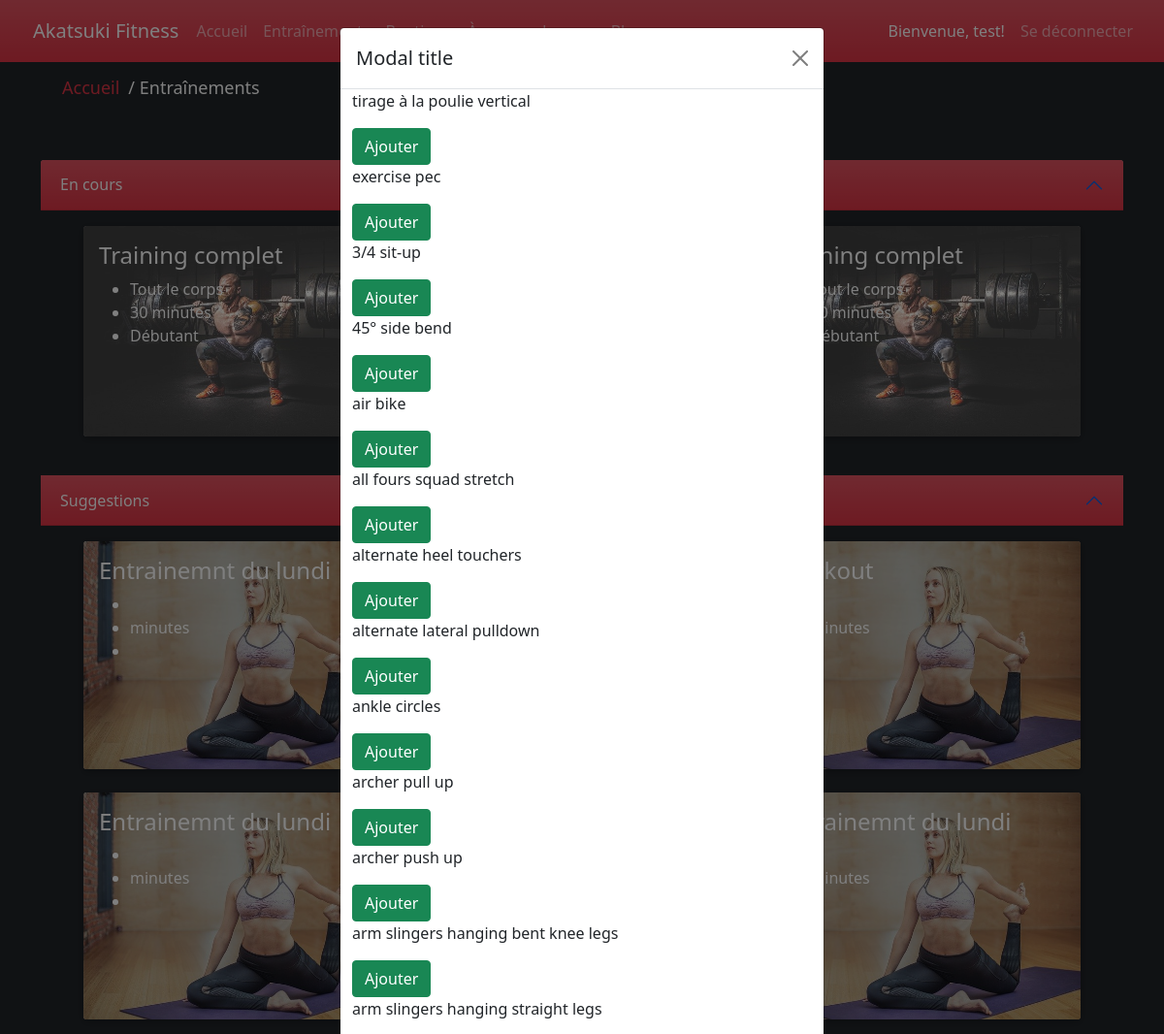
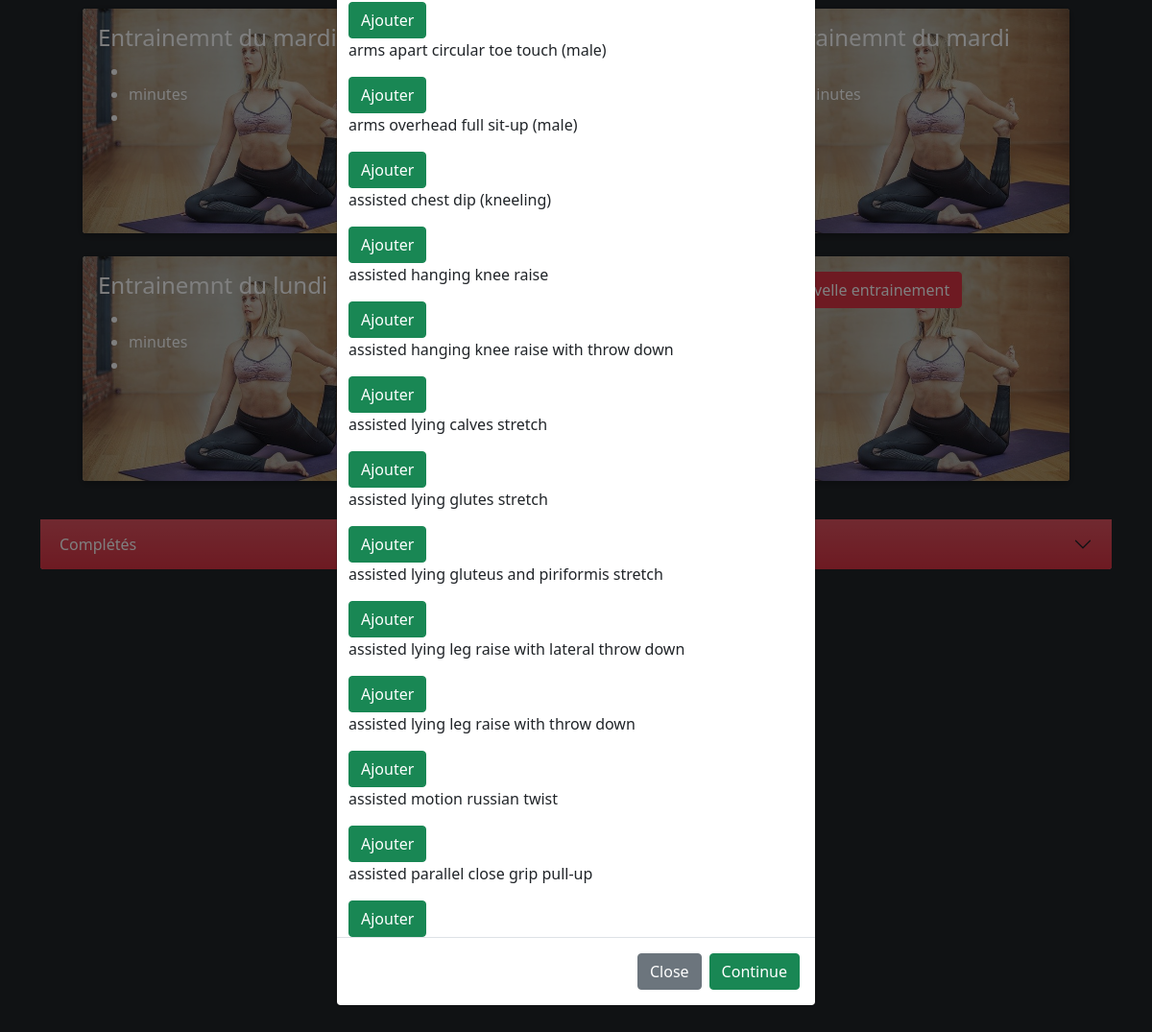
Screenshot of /workouts.php?id=1 (signed in) with the database file from the repository (2 pictures, top to bottom).
### tables this page shows
CREATE TABLE `utilisateur` (
  `iduser` int(11) NOT NULL,
  `nom` varchar(50) NOT NULL,
  `prenom` varchar(50) NOT NULL,
  `email` varchar(100) NOT NULL,
  `date_de_naissance` date NOT NULL,
  `sexe` int(11) NOT NULL,
  `poids` float DEFAULT NULL,
  `datedebutabonnement` date DEFAULT NULL,
  `datefinabonnement` date DEFAULT NULL
);

CREATE TABLE `exercicecatalogue` (
  `idexercicecatalogue` int(11) NOT NULL,
  `nom` varchar(50) NOT NULL,
  `image` varchar(150) NOT NULL,
  `idcategorie` int(11) NOT NULL
);

### db/conn.php (called while the page is built)
<?php
$host = 'localhost';
$db = 'akatsuki_db';
$user = 'root';
$pass = '';
$chartset = 'utf8mb4';
$dsn = "mysql:host=$host;dbname=$db;chartset=$chartset";
try {
    $pdo = new PDO($dsn, $user, $pass);
    $pdo->setAttribute(PDO::ATTR_ERRMODE, PDO::ERRMODE_EXCEPTION);
} catch (PDOException $e) {
    throw new PDOException($e->getMessage());
}
require_once 'Crud.php';
$crud = new Crud($pdo);

### db/Crud.php (called while the page is built, shortened)
<?php
class Crud
{
    private $db;
    public function __construct($conn)
    {
        $this->db = $conn;
    }
    public function getUser($id){
        try {
            $sql = "SELECT * FROM utilisateur WHERE iduser = '$id' ";
            $stmt = $this->db->prepare($sql);
            $stmt->execute();
            $result = $stmt->fetch();
            return  $result;
        } catch (PDOException $e) {
            echo $e->getMessage();
            return false;
        }
    }
    private function getContenuId($idUser){
        try{
            $sql = "SELECT * FROM  `contenu` WHERE iduser = '$idUser' ";
            $stmt = $this->db->prepare($sql);
            $stmt->execute();
            $result = $stmt->fetch();
            return  $result['idcontenu'];
        }catch  (PDOException $e) {
            echo $e->getMessage();
        return false;
        }
    }
    public function getEntrainementsByIdUser($idUser){
        $idContenu =$this->getContenuId($idUser);
        return $this->getEntrainementsByContenu($idContenu);
    }
    private function getEntrainementsByContenu($idContenu){
        try{
            $sql = "SELECT * FROM `entrainementcontenu` INNER JOIN entrainement ON `entrainementcontenu`.`identrainement`  = `entrainement`.`identrainement`  WHERE `entrainementcontenu`.`idcontenu` = '$idContenu' ";
            $stmt = $this->db->prepare($sql);
            $stmt->execute();
            $result = $stmt->fetchAll();
            return  $result;
        }catch  (PDOException $e) {
            echo $e->getMessage();
        return false;
        }
    }
    public function getExercicesCatalogue(){
        try {
            $sql = "SELECT * FROM `exercicecatalogue` LIMIT 25";
            $stmt = $this->db->prepare($sql);
            $stmt->execute();
            $result = $stmt->fetchAll();
        return $result;
        }catch (PDOException $e) {
            echo $sql.$e->getMessage();
        return false;
        }
    }
}

### workouts.php (the view, shortened to what this page needs)
<?php
$breadcrumb = [
    ["index.php", "Accueil"],
    ["", "Entraînements"],
];
require_once 'includes/header.php';
?>
<div class="accordion mt-5" id="accordionPanelsStayOpenExample">
    <div class="accordion-item border-0">
        <h2 class="accordion-header text-white" id="panelsStayOpen-headingOne">
            <button class="accordion-button bg-danger bg-gradient text-white " type="button" data-bs-toggle="collapse"
                data-bs-target="#panelsStayOpen-collapseOne" aria-expanded="true"
                aria-controls="panelsStayOpen-collapseOne">
                En cours
            </button>
        </h2>
        <div id="panelsStayOpen-collapseOne" class="accordion-collapse collapse show bg-dark"
            aria-labelledby="panelsStayOpen-headingOne">
            <div class="accordion-body">
                <div class="container">
                    <div class="card-group container-fluid ">
                        <div class="row">
                            <div class="col-md-4 mb-4" style="min-width:162px; min-height:185px;">
                                <div class="card card-perso card-hover text-white border-0"
                                    style="min-width:162px; min-height:185px;">
                                    <img src="images/training_bg/bg_1.jpg" class="card-img" alt="..."
                                        style="min-width:162px; min-height:185px;">
                                    <div class="card-img-overlay bg-white bg-opacity-25">
                                        <h4 class="card-title"> Training complet </h4>
                                        <ul>
                                            <li>Tout le corps</li>
                                            <li>30 minutes</li>
                                            <li>Débutant </li>
                                        </ul>
                                    </div>
                                </div>
                            </div>
                            <div class="col-md-4 mb-4" style="min-width:162px; min-height:185px;">
                                <div class="card card-perso card-hover text-white border-0"
                                    style="min-width:162px; min-height:185px;">
                                    <div class="card-img-overlay bg-white bg-opacity-25">
                                        <h4 class="card-title"> Training complet </h4>
                                        <ul>
                                            <li>Tout le corps</li>
                                            <li>30 minutes</li>
                                            <li>Débutant </li>
                                        </ul>
                                    </div>
                                </div>
                            </div>
                            <div class="col-md-4 mb-4" style="min-width:162px; min-height:185px;">
                                <div class="card card-perso card-hover text-white border-0"
                                    style="min-width:162px; min-height:185px;">
                                    <img src="images/training_bg/bg_1.jpg" class="card-img" alt="..."
                                        style="min-width:162px; min-height:185px;">
                                    <div class="card-img-overlay bg-white bg-opacity-25">
                                        <h4 class="card-title"> Training complet </h4>
                                        <ul>
                                            <li>Tout le corps</li>
                                            <li>30 minutes</li>
                                            <li>Débutant </li>
                                        </ul>
                                    </div>
                                </div>
                            </div>
                        </div>
                    </div>
                </div>
            </div>
        </div>
    </div>
    <div class="accordion-item border-0">
        <h2 class="accordion-header" id="panelsStayOpen-headingTwo">
            <button class="accordion-button bg-danger bg-gradient text-white " type="button" data-bs-toggle="collapse"
                data-bs-target="#panelsStayOpen-collapseTwo" aria-expanded="false"
                aria-controls="panelsStayOpen-collapseTwo">
                Suggestions
            </button>
        </h2>
        <div id="panelsStayOpen-collapseTwo" class="accordion-collapse collapse show bg-dark"
            aria-labelledby="panelsStayOpen-headingTwo">
            <div class="accordion-body">
                <div class="container">
                    <div class="card-group container-fluid ">
                        <div class="row">
                            <?php
$listeEntrainement = $crud->getEntrainementsByIdUser($_SESSION['userid']);
$rep = '';
foreach ($listeEntrainement as $training) {
    $nom = $training['nom'];
    $rep .= '<div class="col-md-4 mb-4" style="min-width:162px; min-height:185px;">
                                            <div class="card card-perso card-hover text-white border-0" style="min-width:162px; min-height:185px;">
                                                <img src="images/training_bg/bg_2.jpg" class="card-img" alt="..." style="min-width:162px; min-height:185px;">
                                                <div class="card-img-overlay bg-dark bg-opacity-25">
                                                    <h4 class="card-title"> ' . $nom . '</h4>
                                                    <ul>
                                                        <li>' . '</li>
                                                        <li>' . ' minutes </li>
                                                        <li>' . '</li>
                                                    </ul>
                                                </div>
                                            </div>
                                        </div>';
}
echo $rep;
?>
                            <div class="col-md-4 mb-4" style="min-width:162px; min-height:185px;">
                                <div class="card card-perso  text-white border-0"
                                    style="min-width:162px; min-height:185px;">
                                    <img src="images/training_bg/bg_2.jpg" class="card-img" alt="..."
                                        style="min-width:162px; min-height:185px;">
                                    <div class="card-img-overlay bg-dark bg-opacity-25">
                                        <button type="button" class="btn btn-danger" data-bs-toggle="modal"
                                            data-bs-target="#exampleModal">
                                            Nouvelle entrainement
                                        </button>
                                    </div>
                                </div>
                            </div>
                        </div>
                    </div>
                </div>
            </div>
        </div>
    </div>
    <div class="accordion-item border-0 ">
        <h2 class="accordion-header" id="panelsStayOpen-headingThree">
            <button class="accordion-button bg-danger bg-gradient text-white collapsed" type="button"
                data-bs-toggle="collapse" data-bs-target="#panelsStayOpen-collapseThree" aria-expanded="false"
                aria-controls="panelsStayOpen-collapseThree">
                Complétés
            </button>
        </h2>
    </div>
</div>
<div class="modal fade" id="exerciceModal" tabindex="-1" aria-labelledby="exampleModalLabel" aria-hidden='true'>
    <div class="modal-dialog">
        <div class="modal-content">
            <div class="modal-header">
                <h5 class="modal-title" id="exampleModalLabel">Modal title</h5>
                <button type="button" class="btn-close" data-bs-dismiss="modal" aria-label="Close"></button>
            </div>
            <div>
                <form action="new_workout.php" method="POST">
                   <?php
                  $exercices= $crud->getExercicesCatalogue();
                  foreach ($exercices as $ex) {
                    $nom=$ex['nom'];
                    ?>
                    <div class="container flex-row">
                    <p><?php echo $nom?></p>
                    <button type="button" class="btn btn-success">Ajouter</button>
                    </div>
                    <?php
                  }
                   ?>
                    <div class="modal-footer">
                        <button type="button" class="btn btn-secondary" data-bs-dismiss="modal">Close</button>
                        <button type="submit" class="btn btn-success">Continue</button>
                    </div>
            </div>
        </div>
    </div>
</div>
<?php
require_once 'includes/footer.php';
?>

### includes/header.php (shortened to what this page needs)
<?php
    require_once 'includes/helpers.php';
    require_once 'db/conn.php';
?>
<!DOCTYPE html>
<html lang="en">
<head>
    <link rel="stylesheet" href="utilitaires/bootstrap-5.1.3-dist/css/bootstrap.css">
    <link rel="stylesheet" href="//code.jquery.com/ui/1.12.1/themes/base/jquery-ui.css">
    <link rel="stylesheet" href="css/style.css" />
</head>
<?php
        include ('vue/nav.php'); ?>
<body class="bg-dark ">
<?php
if (isset($breadcrumb)){
    echo '<div class="container">';
    breadcrumb($breadcrumb);
  echo '</div>';
}
?>
    <div class="container">

### vue/nav.php (shortened to what this page needs)
<nav id="myNav" class="navbar navbar-expand-md navbar-dark bg-danger bg-gradient">
    <div class="container-fluid">
        <a class="logo navbar-brand" href="index.php">Akatsuki Fitness</a>
        <div class="collapse navbar-collapse" id="navbarNav">
            <div class="navbar-nav me-auto">
                <a id="btnHome" href="index.php" class="nav-item nav-link">Accueil</a>
                <a id="btnTrain" href="workouts.php" class="nav-item nav-link">Entraînements</a>
                <a id="btnStore" href="shop_index.php" class="nav-item nav-link">Boutique</a>
                <a id="btnAbout" href="about.php" class="nav-item nav-link">À propos de nous</a>
                <a id="btnBlog" href="blog.php" class="nav-item nav-link">Blog</a>
            </div>
            <div class="navbar-nav ms-auto">
                <?php if(!isset($_SESSION['userid'])) { ?>
                <a href="login.php" class="nav-item nav-link">Se connecter</a>
                <?php } else {
                    $userid = $_SESSION['userid'];
                    $userInfo = $crud->getUser($userid); ?>
                <a id="btnBlog" href="profile.php" class="nav-item nav-link active">Bienvenue,
                    <?php echo $userInfo['prenom']?>!</a>
                <a href="logout.php" class="nav-item nav-link">Se déconnecter</a>
                <?php }?>
            </div>
        </div>
    </div>
</nav>

### includes/helpers.php (shortened to what this page needs)
<?php
    function breadcrumb(array $bc_elements) {
        $str = '
    <section style="color:white">
     <ul class="breadcrumb">
    ';
        foreach($bc_elements as $b) {
            list($link, $text) = $b;
            $str .= '<li>';
            if ($link != '') {
                $str .= '<a href="'.$link.'">';
            }
            $str .= $text;
            if ($link != '') {
                $str .= '</a>';
            }
            $str .= '</li>';
        }
        $str .= '</ul>
    </section>
    ';
     echo $str;
    }
?>

### includes/footer.php (shortened to what this page needs)
</div>
</body>
<footer id="footer" style="bottom:0; text-align: center; padding-top:2%">
    <p>
        <small>
            <span style="color:WHITE; text-align:center"> Copyright &copy;
            </span>
        </small>
    </p>
</footer>
</html>

### css/style.css (style rules this page uses)
.card-perso { box-shadow: 0 2px 8px rgb(0 0 0 / 30%); }
#myNav { padding: 12px; text-align: center; }
#myNav .logo { padding-left: 10px; padding-right: 10px; margin-right: 0%; }

### css/style-breadcrumb.css (style rules this page uses)
ul.breadcrumb { padding: 10px 16px; list-style: none; background-color: none; margin-bottom: 0px; }
ul.breadcrumb li { padding: 3px; display: inline; font-size: 18px; }
ul.breadcrumb li+li:before { color: #ffffff; content: "/\00a0"; }
ul.breadcrumb li a { padding: 3px; color: #dc3545; text-decoration: none; }

### css/style-blog.css (style rules this page uses)
* { box-sizing: border-box; }

### rows the page displays
utilisateur: prenom "test"
exercicecatalogue: nom "tirage à la poulie vertical"
exercicecatalogue: nom "exercise pec"
exercicecatalogue: nom "3/4 sit-up"
exercicecatalogue: nom "45° side bend"
exercicecatalogue: nom "air bike"
exercicecatalogue: nom "all fours squad stretch"
exercicecatalogue: nom "alternate heel touchers"
exercicecatalogue: nom "alternate lateral pulldown"
exercicecatalogue: nom "ankle circles"
exercicecatalogue: nom "archer pull up"
exercicecatalogue: nom "archer push up"
exercicecatalogue: nom "arm slingers hanging bent knee legs"
exercicecatalogue: nom "arm slingers hanging straight legs"
exercicecatalogue: nom "arms apart circular toe touch (male)"
exercicecatalogue: nom "arms overhead full sit-up (male)"
exercicecatalogue: nom "assisted chest dip (kneeling)"
exercicecatalogue: nom "assisted hanging knee raise"
exercicecatalogue: nom "assisted hanging knee raise with throw down"
exercicecatalogue: nom "assisted lying calves stretch"
exercicecatalogue: nom "assisted lying glutes stretch"
exercicecatalogue: nom "assisted lying gluteus and piriformis stretch"
exercicecatalogue: nom "assisted lying leg raise with lateral throw down"
exercicecatalogue: nom "assisted lying leg raise with throw down"
exercicecatalogue: nom "assisted motion russian twist"
exercicecatalogue: nom "assisted parallel close grip pull-up"

### other values shown
$nom "Entrainemnt du lundi"
$nom "Workout"
$nom "Entrainemnt du mardi"
